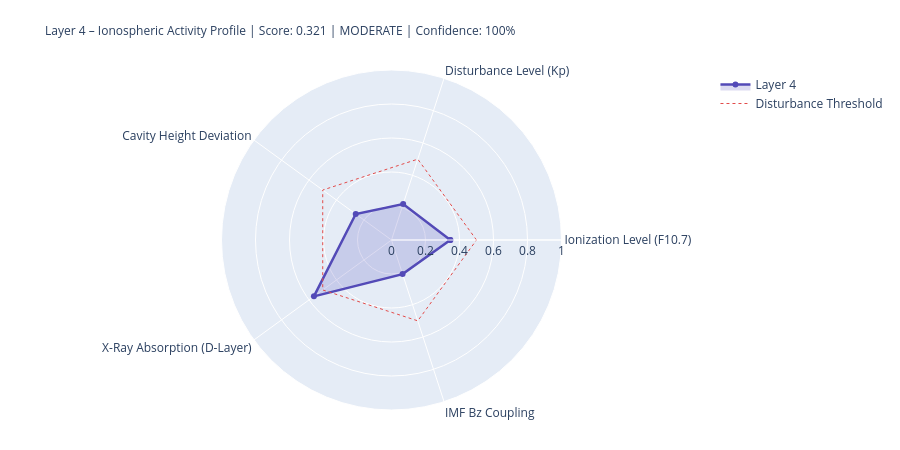

Notebook cell for this chart:
### Markdown cell above
---
## 4. State Assessment & Handoff to Layer 5

### Code cell
# ============================================================
# LAYER-4-SCORE
# ============================================================

COMPONENTS = {
    'Ionization Level (F10.7)':    {'score': ioniz,       'source': 'primary' if f107_now else 'from_layer0', 'dynamic': True},
    'Disturbance Level (Kp)':          {'score': disturb,     'source': 'primary' if kp_now   else 'from_layer0', 'dynamic': True},
    'Cavity Height Deviation':    {'score': h_dev,       'source': 'derived',                                'dynamic': True},
    'X-Ray Absorption (D-Layer)':{'score': xray_ioniz,  'source': 'primary' if xray_now else 'missing',     'dynamic': True},
    'IMF Bz Coupling':             {'score': bz_coupling, 'source': 'primary' if bz_now   else 'from_layer0', 'dynamic': True},
}

available    = {k: v['score'] for k, v in COMPONENTS.items() if v['score'] is not None}
unavailable  = [k for k, v in COMPONENTS.items() if v['score'] is None]
layer4_score = round(sum(available.values()) / len(available), 4) if available else None
confidence   = round(len(available) / len(COMPONENTS), 2)
level = ('unknown' if layer4_score is None
         else 'quiet'   if layer4_score < 0.3
         else 'moderate' if layer4_score < 0.6
         else 'active')
dominant_l4 = max(available, key=available.get) if available else 'none'

# Resonance delta for Schumann SR-1
sr1_ref = schumann_freq(1, 80.0)
sr1_now = schumann_freq(1, h_eff)
sr1_delta_mhz = (sr1_now - sr1_ref) * 1000

# Propagation conditions
prop_cond = ('disturbed'   if kp_val > 4
             else 'unsettled' if kp_val > 2
             else 'normal')
if xray_class in ['X', 'M']:
    prop_cond = 'Radio-Blackout moeglich'

W = 68
print('=' * W)
print('LAYER 4 – IONOSPHERE – STATE ASSESSMENT')
print('=' * W)
for name, comp in COMPONENTS.items():
    s = comp['score']
    if s is not None:
        bar = '█' * int(s * 20) + '░' * (20 - int(s * 20))
        print(f'  {name:<36} {bar}  {s:.3f}  [{comp["source"]}]')
    else:
        print(f'  {name:<36} {"─" * 20}  n/a   [missing]')
print('-' * W)
print(f'  Score:          {layer4_score:.3f}  ({len(available)}/{len(COMPONENTS)} components)')
print(f'  Confidence:     {confidence:.0%}')
print(f'  Level:          {level.upper()}')
print(f'  Dominant:       {dominant_l4}')
print(f'  Cavity height:  {h_eff:.1f} km  (Ref: 80.0 km)')
print(f'  SR-1:           {sr1_now:.3f} Hz  (Δ {sr1_delta_mhz:+.1f} mHz vs. ref)')
print(f'  Propagation:    {prop_cond}')
print(f'  X-Ray:          {xray_class}-class  ({xray_now:.2e} W/m²)' if xray_now else '  X-Ray:          n/a')
print('=' * W)

# Radar
cats   = list(available.keys())
vals_r = list(available.values())
if len(cats) >= 3:
    fig = go.Figure()
    fig.add_trace(go.Scatterpolar(
        r=vals_r + [vals_r[0]], theta=cats + [cats[0]],
        fill='toself', fillcolor='rgba(83,74,183,0.20)',
        line=dict(color='#534AB7', width=2.5), name='Layer 4'
    ))
    fig.add_trace(go.Scatterpolar(
        r=[0.5] * (len(cats)+1), theta=cats + [cats[0]],
        line=dict(color='#E24B4A', dash='dot', width=1),
        mode='lines', name='Disturbance Threshold'
    ))
    fig.update_layout(
        title=dict(
            text=f'Layer 4 – Ionospheric Activity Profile | Score: {layer4_score:.3f} | {level.upper()} | Confidence: {confidence:.0%}',
            font=dict(size=12)
        ),
        polar=dict(radialaxis=dict(visible=True, range=[0, 1])),
        height=450, showlegend=True,
        margin=dict(l=80, r=80, t=70, b=40)
    )
    fig.show()

### Figure 1 — Plotly figure (JSON) as saved in the notebook; plotly's stock layout.template omitted (floating-point values rounded to 4 significant figures)
{"data": [{"fill": "toself", "fillcolor": "rgba(83,74,183,0.20)", "line": {"color": "#534AB7", "width": 2.5}, "name": "Layer 4", "r": [0.346, 0.222, 0.26, 0.564, 0.211, 0.346], "theta": ["Ionization Level (F10.7)", "Disturbance Level (Kp)", "Cavity Height Deviation", "X-Ray Absorption (D-Layer)", "IMF Bz Coupling", "Ionization Level (F10.7)"], "type": "scatterpolar"}, {"line": {"color": "#E24B4A", "dash": "dot", "width": 1}, "mode": "lines", "name": "Disturbance Threshold", "r": [0.5, 0.5, 0.5, 0.5, 0.5, 0.5], "theta": ["Ionization Level (F10.7)", "Disturbance Level (Kp)", "Cavity Height Deviation", "X-Ray Absorption (D-Layer)", "IMF Bz Coupling", "Ionization Level (F10.7)"], "type": "scatterpolar"}], "layout": {"height": 450, "margin": {"b": 40, "l": 80, "r": 80, "t": 70}, "polar": {"radialaxis": {"range": [0, 1], "visible": true}}, "showlegend": true, "title": {"font": {"size": 12}, "text": "Layer 4 – Ionospheric Activity Profile | Score: 0.321 | MODERATE | Confidence: 100%"}}}
